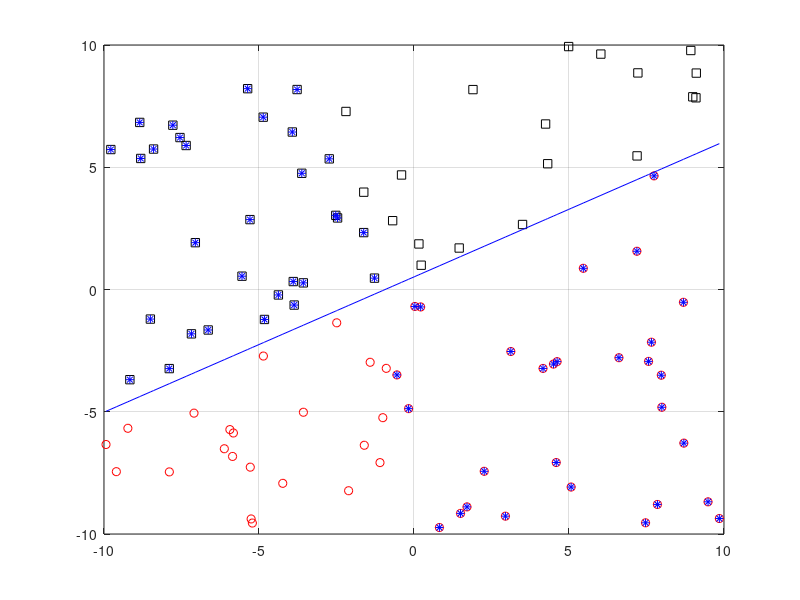

Write MATLAB code to recreate this figure.
clc;
close all;
clear;

rng_mx = 10;
rng_mn = -10;
nm = 100;

x1 = (rng_mx-rng_mn)*rand(nm, 1)+rng_mn;
x2 = (rng_mx-rng_mn)*rand(nm, 1)+rng_mn;

m = rand();
b = rand();
xo = sort(x1);
yo = m.*xo+b;
x2e = m.*x1+b;
cls = x2>x2e;
id0 = cls==0;
id1 = ~id0;

vw = rand(3,1);
u = [x1 x2 ones(nm,1)]*vw;
fu = u>=0;
err = cls-fu;
id_err = err~=0;

figure(1);
plot(x1(id0), x2(id0), 'ro');
hold on;
plot(x1(id1), x2(id1), 'ks');
plot(x1(id_err), x2(id_err), 'b*');
plot(xo, yo, 'b-');
grid on;
